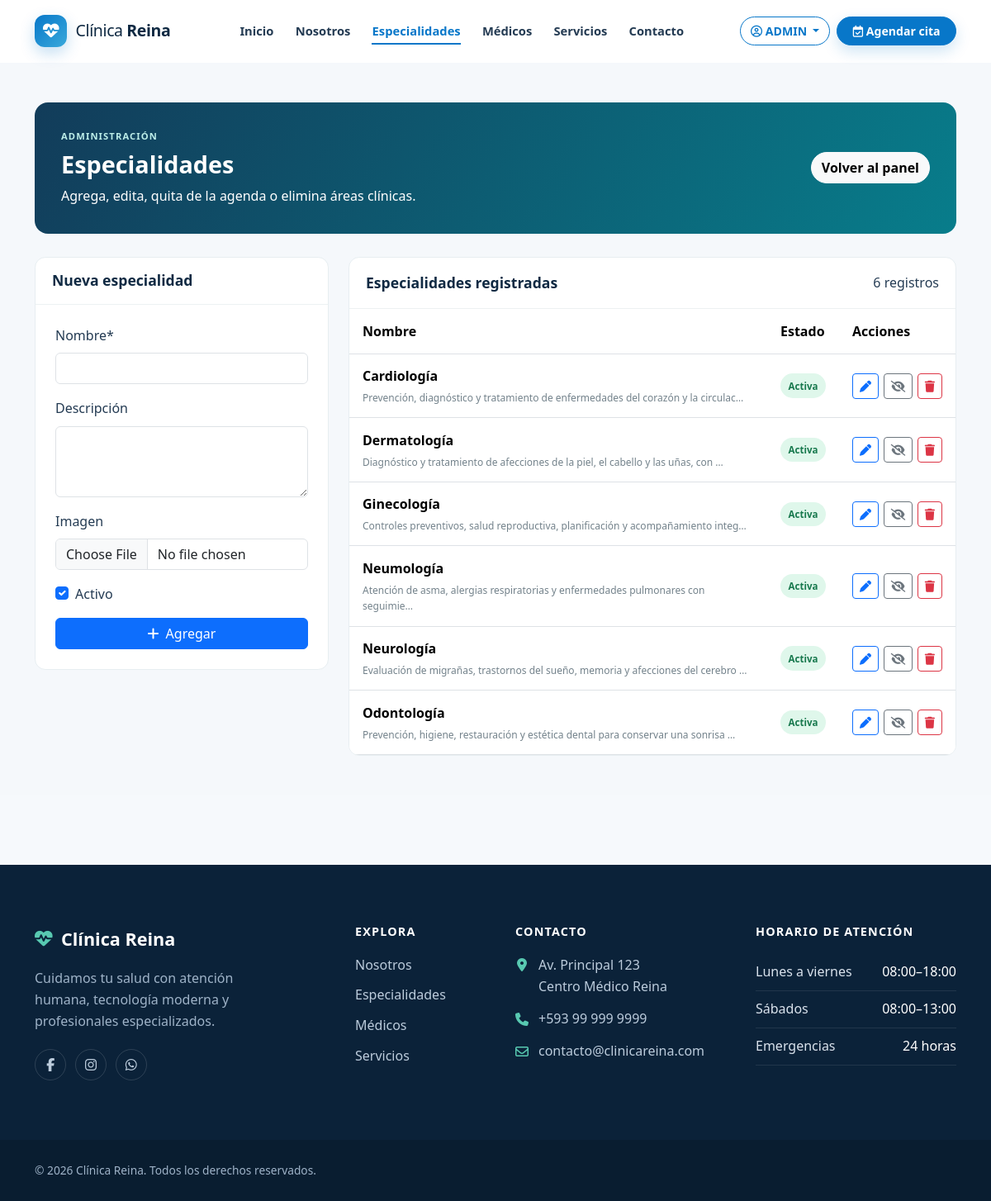
/especialidades/administrar/ (signed in), run on the app's committed database.
### apps/especialidades/models.py (models this page shows, shortened)
class Especialidad(models.Model):
    nombre = models.CharField(
        max_length=100,
        unique=True,
        verbose_name="Nombre"
    )
    descripcion = models.TextField(
        verbose_name="Descripción",
        blank=True
    )
    imagen = models.ImageField(
        upload_to="especialidades/",
        blank=True,
        null=True,
        verbose_name="Imagen"
    )
    activo = models.BooleanField(
        default=True,
        verbose_name="Activo"
    )
    fecha_creacion = models.DateTimeField(
        auto_now_add=True
    )
    class Meta:
        verbose_name = "Especialidad"
        verbose_name_plural = "Especialidades"
        ordering = [
            "nombre"
        ]

### apps/especialidades/views.py (the view)
# urls.py: path("administrar/", views.administrar, name="administrar"),
@solo_administrador
def administrar(request):
    form = EspecialidadForm(request.POST or None, request.FILES or None)
    if request.method == "POST" and form.is_valid():
        form.save()
        messages.success(request, "La especialidad fue agregada correctamente.")
        return redirect("especialidades:administrar")
    return render(request, "especialidades/administrar.html", {
        "form": form,
        "especialidades": Especialidad.objects.all(),
    })

### apps/especialidades/forms.py
class EspecialidadForm(forms.ModelForm):
    class Meta:
        model = Especialidad
        fields = ("nombre", "descripcion", "imagen", "activo")
        widgets = {"descripcion": forms.Textarea(attrs={"rows": 3})}

### templates/especialidades/administrar.html (shortened to what this page needs)
{% extends "base.html" %}{% load static crispy_forms_tags %}
{% block css %}<link rel="stylesheet" href="{% static 'css/roles_dashboard.css' %}">{% endblock %}
{% block content %}<section class="role-dashboard"><div class="container py-5">
<header class="role-header"><div><p>ADMINISTRACIÓN</p><h1>Especialidades</h1><span>Agrega, edita, quita de la agenda o elimina áreas clínicas.</span></div><a class="btn btn-light" href="{% url 'dashboard:admin' %}">Volver al panel</a></header>
<div class="row g-4 mt-1"><div class="col-lg-4"><section class="role-card"><header><h2>Nueva especialidad</h2></header><div class="p-4"><form method="post" enctype="multipart/form-data" novalidate>{% csrf_token %}{{ form|crispy }}<button class="btn btn-primary w-100" type="submit"><i class="fa-solid fa-plus me-2"></i>Agregar</button></form></div></section></div>
<div class="col-lg-8"><section class="role-card"><header><h2>Especialidades registradas</h2><span>{{ especialidades|length }} registros</span></header><div class="table-responsive"><table class="table align-middle mb-0 reception-table"><thead><tr><th>Nombre</th><th>Estado</th><th>Acciones</th></tr></thead><tbody>{% for especialidad in especialidades %}<tr><td><strong>{{ especialidad.nombre }}</strong><small>{{ especialidad.descripcion|default:"Sin descripción"|truncatechars:80 }}</small></td><td><span class="status-badge {% if especialidad.activo %}status-confirmada{% else %}status-cancelada{% endif %}">{% if especialidad.activo %}Activa{% else %}Inactiva{% endif %}</span></td><td><div class="reception-actions"><a class="btn btn-sm btn-outline-primary" href="{% url 'especialidades:editar' especialidad.pk %}" title="Editar"><i class="fa-solid fa-pen"></i></a><form method="post" action="{% url 'especialidades:cambiar_activo' especialidad.pk %}">{% csrf_token %}<button class="btn btn-sm btn-outline-secondary" type="submit" title="{% if especialidad.activo %}Quitar de la agenda{% else %}Habilitar{% endif %}"><i class="fa-solid {% if especialidad.activo %}fa-eye-slash{% else %}fa-eye{% endif %}"></i></button></form><form method="post" action="{% url 'especialidades:eliminar' especialidad.pk %}" onsubmit="return confirm('¿Eliminar definitivamente esta especialidad?');">{% csrf_token %}<button class="btn btn-sm btn-outline-danger" type="submit" title="Eliminar"><i class="fa-solid fa-trash"></i></button></form></div></td></tr>{% empty %}<tr><td colspan="3" class="empty-role text-center">No hay especialidades registradas.</td></tr>{% endfor %}</tbody></table></div></section></div></div>
</div></section>{% endblock %}

### templates/componentes/navbar.html (shortened to what this page needs)
{% load socialaccount %}
<nav class="clinic-navbar navbar navbar-expand-xl sticky-top" aria-label="Navegación principal" data-navbar>
  <div class="container">
    <a class="clinic-navbar__brand navbar-brand" href="{% url 'pagina:inicio' %}" aria-label="Clínica Reina, inicio">
      <span class="clinic-navbar__logo" aria-hidden="true"><i class="fa-solid fa-heart-pulse"></i></span>
      <span>Clínica <strong>Reina</strong></span>
    </a>
    <div class="collapse navbar-collapse" id="menuNavbar">
      <ul class="navbar-nav mx-xl-auto">
        <li class="nav-item"><a class="nav-link" href="{% url 'pagina:inicio' %}">Inicio</a></li>
        <li class="nav-item"><a class="nav-link" href="{% url 'pagina:nosotros' %}">Nosotros</a></li>
        <li class="nav-item"><a class="nav-link" href="{% url 'pagina:especialidades' %}">Especialidades</a></li>
        <li class="nav-item"><a class="nav-link" href="{% url 'pagina:medicos' %}">Médicos</a></li>
        <li class="nav-item"><a class="nav-link" href="{% url 'pagina:servicios' %}">Servicios</a></li>
        <li class="nav-item"><a class="nav-link" href="{% url 'pagina:contacto' %}">Contacto</a></li>
      </ul>
      <div class="clinic-navbar__actions d-flex flex-column flex-xl-row align-items-xl-center gap-2">
        {% if user.is_authenticated %}
          <div class="dropdown">
            <button class="btn clinic-user-menu dropdown-toggle" type="button" data-bs-toggle="dropdown" aria-expanded="false">
              <i class="fa-regular fa-circle-user" aria-hidden="true"></i>
              <span>{{ user.get_full_name|default:user.username }}</span>
            </button>
          </div>
        {% endif %}
        <a href="{% url 'citas:agendar' %}" class="btn clinic-appointment-btn"><i class="fa-regular fa-calendar-check" aria-hidden="true"></i> Agendar cita</a>
      </div>
    </div>
  </div>
</nav>

### static/css/variables.css (style rules this page uses)
:root { --color-primary: #0877c9; --color-primary-dark: #075a98; --color-primary-soft: #e9f5fd; --color-secondary: #64748b; --color-success: #1f9d7a; --color-success-soft: #e7f7f1; --color-danger: #dc3545; --color-dark: #102a43; --color-background: #f6f9fc; --color-surface: #ffffff; --color-text: #243b53; --color-muted: #627d98; --color-border: #d9e2ec; --font-family: "Segoe UI", Roboto, "Helvetica Neue", Arial, sans-serif; --radius-sm: .5rem; --radius-md: 1rem; --radius-lg: 1.5rem; --radius-pill: 999px; --shadow-sm: 0 4px 14px rgb(16 42 67 / 7%); --shadow-md: 0 14px 36px rgb(16 42 67 / 12%); --shadow-lg: 0 24px 60px rgb(16 42 67 / 16%); --space-xs: .5rem; --space-sm: .75rem; --space-md: 1rem; --space-lg: 1.5rem; --space-xl: 2.5rem; --transition-fast: 180ms ease; --transition-normal: 320ms ease; --navbar-height: 76px; }

### static/css/base.css (style rules this page uses)
html { scroll-behavior: smooth; scroll-padding-top: calc(var(--navbar-height) + 1rem); }
body { min-height: 100vh; display: flex; flex-direction: column; margin: 0; overflow-x: hidden; color: var(--color-text); background: var(--color-background); font-family: var(--font-family); line-height: 1.65; text-rendering: optimizeLegibility; }
h1, h2, h3, h4, h5, h6 { color: var(--color-dark); font-weight: 700; line-height: 1.2; text-wrap: balance; }
p { text-wrap: pretty; }
a { color: var(--color-primary); text-decoration: none; transition: color var(--transition-fast); }
section { position: relative; }

### static/css/navbar.css (style rules this page uses)
.clinic-navbar { min-height: var(--navbar-height); padding-block: .75rem; background: rgb(255 255 255 / 96%); border-bottom: 1px solid transparent; backdrop-filter: blur(14px); transition: min-height var(--transition-normal), box-shadow var(--transition-normal), border-color var(--transition-normal); }
.clinic-navbar__brand { display: inline-flex; align-items: center; gap: .65rem; color: var(--color-dark); font-size: 1.22rem; letter-spacing: -.02em; }
.clinic-navbar__logo { display: inline-grid; width: 2.45rem; height: 2.45rem; place-items: center; color: #fff; background: linear-gradient(135deg, var(--color-primary), #39a9db); border-radius: .75rem; box-shadow: 0 7px 18px rgb(8 119 201 / 24%); }
.clinic-navbar .nav-link { position: relative; margin-inline: .1rem; padding: .65rem .72rem !important; color: var(--color-text); font-size: .92rem; font-weight: 600; }
.clinic-navbar .nav-link::after { position: absolute; right: .7rem; bottom: .35rem; left: .7rem; height: 2px; content: ""; background: var(--color-primary); transform: scaleX(0); transition: transform var(--transition-fast); }
.clinic-navbar .nav-link:hover, .clinic-navbar .nav-link.active { color: var(--color-primary); }
.clinic-navbar .nav-link:hover::after, .clinic-navbar .nav-link.active::after { transform: scaleX(1); }
.clinic-navbar__actions .btn { white-space: nowrap; border-radius: var(--radius-pill); font-size: .88rem; font-weight: 700; }
.clinic-login-btn, .clinic-user-menu { color: var(--color-primary); background: transparent; border-color: var(--color-primary); }
.clinic-appointment-btn { padding-inline: 1.15rem; color: #fff; background: var(--color-primary); border-color: var(--color-primary); box-shadow: 0 7px 18px rgb(8 119 201 / 20%); }

### static/css/roles_dashboard.css (style rules this page uses)
.role-dashboard { min-height: 70vh; background: #f5f8fb; }
.role-header { display: flex; justify-content: space-between; align-items: center; gap: 1.5rem; padding: 2rem; color: #fff; background: linear-gradient(120deg, #123c5a, #087d8b); border-radius: var(--radius-md); }
.role-header p { margin: 0 0 .45rem; color: #bdeee9; font-size: .7rem; font-weight: 800; letter-spacing: .1em; }
.role-header h1 { margin: 0 0 .5rem; color: #fff; font-size: 1.8rem; }
.role-header .btn { flex: 0 0 auto; border-radius: var(--radius-pill); font-weight: 700; }
.role-card { overflow: hidden; background: #fff; border: 1px solid #e7eef1; border-radius: .8rem; }
.role-card > header { display: flex; justify-content: space-between; align-items: center; padding: 1.1rem 1.25rem; border-bottom: 1px solid #edf1f2; }
.role-card h2 { margin: 0; font-size: 1.1rem; }
.role-row small,.reception-table small { display: block; margin-top: .2rem; color: #73828b; font-size: .75rem; font-weight: 400; }
.reception-table th,.reception-table td { padding: .85rem 1rem; }
.reception-actions { display: flex; gap: .35rem; }
.reception-actions form { margin: 0; }
.status-badge { display: inline-block; padding: .32rem .6rem; border-radius: 2rem; font-size: .72rem; font-weight: 700; }
.status-confirmada { color: #18794e; background: #dff7eb; }

### data on the page
Especialidad: nombre "Cardiología", descripcion "Prevención, diagnóstico y tratamiento de enfermedades del corazón y la circulac…", activo "Activa"
Especialidad: nombre "Dermatología", descripcion "Diagnóstico y tratamiento de afecciones de la piel, el cabello y las uñas, con …", activo "Activa"
Especialidad: nombre "Ginecología", descripcion "Controles preventivos, salud reproductiva, planificación y acompañamiento integ…", activo "Activa"
Especialidad: nombre "Neumología", descripcion "Atención de asma, alergias respiratorias y enfermedades pulmonares con seguimie…", activo "Activa"
Especialidad: nombre "Neurología", descripcion "Evaluación de migrañas, trastornos del sueño, memoria y afecciones del cerebro …", activo "Activa"
Especialidad: nombre "Odontología", descripcion "Prevención, higiene, restauración y estética dental para conservar una sonrisa …", activo "Activa"

### other printed values
{{ user.get_full_name|default:user.username }} "ADMIN"
{{ especialidades|length }} "6"
